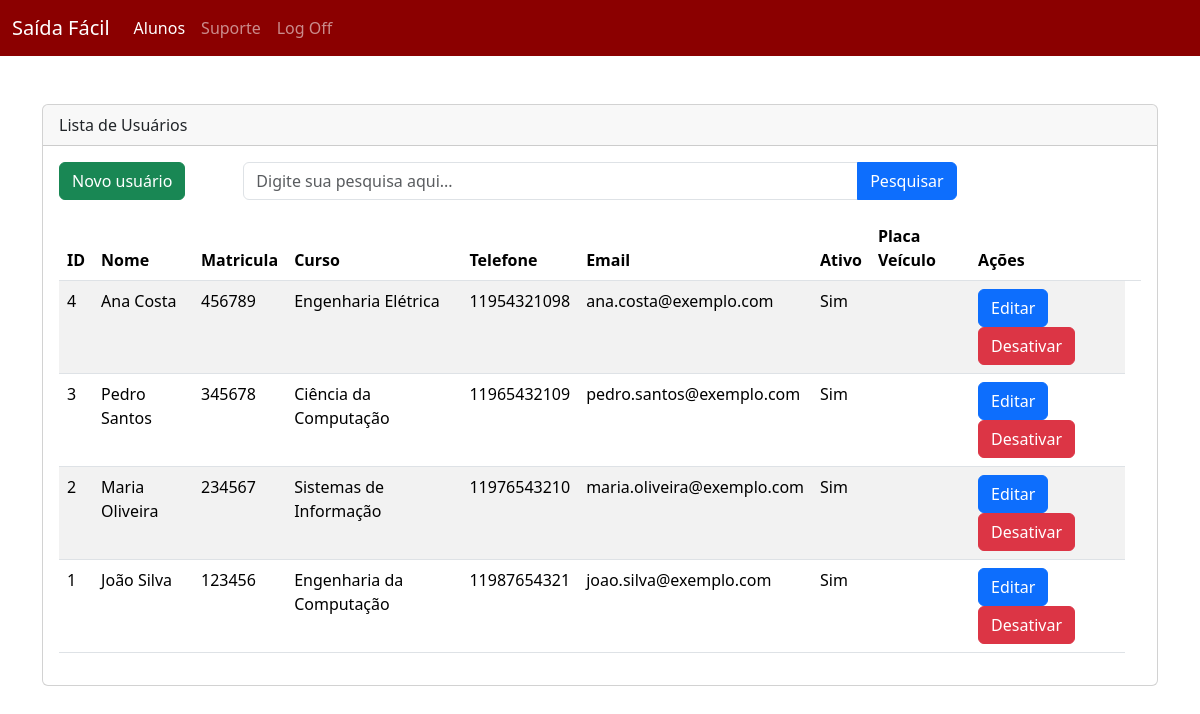
Screenshot of /aluno.php (signed in) with the database file from the repository.
### tables this page shows
CREATE TABLE usuario (
	id_aluno INT PRIMARY KEY NOT NULL AUTO_INCREMENT,
	nome TEXT(65535),
	matricula INT,
	curso TEXT(65535),
	telefone VARCHAR(20),
	email VARCHAR(50),
	ativo VARCHAR(100),
	placa_veiculo VARCHAR(100)
);

### aluno.php (the view, shortened to what this page needs)
<?php
include "cabecalho.php";
include "conexao.php";
$pesquisa = "";
$sql = "Select u.id_aluno, u.nome, u.matricula, u.curso, u.telefone, u.email, u.ativo, u.placa_veiculo from usuario u ";
if( isset($_GET["pesquisa"]) && !empty($pesquisa) )
{
    $pesquisa = $_GET["pesquisa"];
    $sql .=" WHERE u.id_aluno like '%$pesquisa%' order by u.id_aluno desc";
}
else
{
    $sql .=" order by id_aluno desc";
}
$resultado = $conexao->query($sql);
?>
<br>
<br>
<div class="row">
    <div class="col-12">
        <div class="card custom-card">
            <div class="card-header">
                Lista de Usuários
            </div>
            <div class="card-body custom-card-body">
                <div class="row">
                    <div class="col-2">
                        <a href="alunoNovo.php" class="btn btn-success">
                            Novo usuário
                        </a>
                    </div>
                    <div class="col-8">
                        <form action="aluno.php" method="get">
                            <div class="input-group mb-3">
                                <input type="text"
                                       name="pesquisa"
                                       value="<?php echo $pesquisa; ?>"
                                       class="form-control"
                                       placeholder="Digite sua pesquisa aqui..." />
                                <button class="btn btn-primary" type="submit">
                                    Pesquisar
                                </button>
                            </div>
                        </form>
                    </div>
                    <div class="col-2"></div>
                </div>
                <div class="row">
                    <div class="col-12">
                        <div class="table-responsive">
                            <table class="table table-hover table-striped w-100">
                                <thead>
                                    <tr>
                                        <th scope="col">ID</th>
                                        <th scope="col">Nome</th>
                                        <th scope="col">Matricula</th>
                                        <th scope="col">Curso</th>
                                        <th scope="col">Telefone</th>
                                        <th scope="col">Email</th>
                                        <th scope="col">Ativo</th>
                                        <th scope="col">Placa Veículo</th>
                                        <th scope="col">Ações</th>
                                        <th scope="col"></th>
                                    </tr>
                                </thead>
                                <tbody>
                            <?php
                            if ($resultado->num_rows > 0) {
                                while($row = $resultado->fetch_assoc()) {
                                    echo "<tr>";
                                    echo "<td>" . $row["id_aluno"] . "</td>";
                                    echo "<td>" . $row["nome"] . "</td>";
                                    echo "<td>" . $row["matricula"] . "</td>";
                                    echo "<td>" . $row["curso"] . "</td>";
                                    echo "<td>" . $row["telefone"] . "</td>";
                                    echo "<td>" . $row["email"] . "</td>";
                                    echo "<td>" . $row["ativo"] . "</td>";
                                    echo "<td>" . $row["placa_veiculo"] . "</td>";
                                    echo "<td><a href='editarAluno.php?id_aluno=$row[id_aluno]' class='btn btn-primary' >Editar</a>  ";
                                    if(($row["ativo"]) === "Sim")
                                    {
                                        echo "<a href='desativarAluno.php?id_aluno=$row[id_aluno]' class='btn btn-danger'>Desativar</a> ";
                                    }else{
                                        echo "<a href='ativarAluno.php?id_aluno=$row[id_aluno]' class='btn btn-success'>Ativar</a> ";
                                    }
                                    echo "</tr>";
                                }
                            } else {
                                echo "<tr><td colspan='4'>Nenhum registro encontrado</td></tr>";
                            }
                            ?>
                                </tbody>
                            </table>
                        </div>
                    </div>
                </div>
            </div>
        </div>
    </div>
</div>

### cabecalho.php (shortened to what this page needs)
<!DOCTYPE html>
<html lang="pt-br">
<head>
    <link href="bootstrap.min.css" rel="stylesheet" />
</head>
<body>
    <nav class="navbar navbar-expand-lg" style="background-color: #8B0000;" data-bs-theme="dark">
        <div class="container-fluid">
            <a class="navbar-brand" href="#">Saída Fácil</a>
            <div class="collapse navbar-collapse" id="navbarSupportedContent">
                <ul class="navbar-nav me-auto mb-2 mb-lg-0">
                    <li class="nav-item">
                        <a class="nav-link active" aria-current="page" href="aluno.php">Alunos</a>
                    </li>
                    <li class="nav-item">
                        <a class="nav-link" href="suporte.php">Suporte</a>
                    </li>
                    <li class="nav-item">
                        <a class="nav-link" href="logoff.php">Log Off</a>
                    </li>
                </ul>
            </div>
        </div>
    </nav>
    <div class="container">

### rows the page displays
usuario: id_aluno "4", nome "Ana Costa", matricula "456789", curso "Engenharia Elétrica", telefone "11954321098", email "ana.costa@exemplo.com", ativo "Sim"
usuario: id_aluno "3", nome "Pedro Santos", matricula "345678", curso "Ciência da Computação", telefone "11965432109", email "pedro.santos@exemplo.com", ativo "Sim"
usuario: id_aluno "2", nome "Maria Oliveira", matricula "234567", curso "Sistemas de Informação", telefone "11976543210", email "maria.oliveira@exemplo.com", ativo "Sim"
usuario: id_aluno "1", nome "João Silva", matricula "123456", curso "Engenharia da Computação", telefone "11987654321", email "joao.silva@exemplo.com", ativo "Sim"
